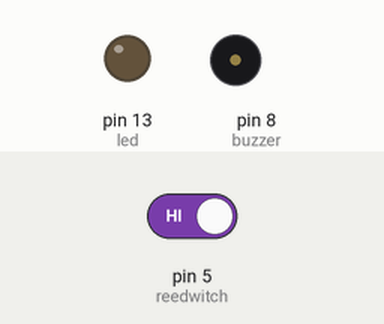
Bench run of a sketch on a simulated Arduino Uno, built with avr-gcc and run on an emulated ATmega328P. Parts: output pins drawn as LEDs (lit = HIGH), buzzer (waves = sounding, pin HIGH). Dashed ring = blinking. The test bench sets the inputs (shaded band); at power-on: pin 5 (reedwitch) HIGH.

Above: at 1.2 s.
1.3 s: pin 5 (reedwitch) driven LOW
At 1.4 s:
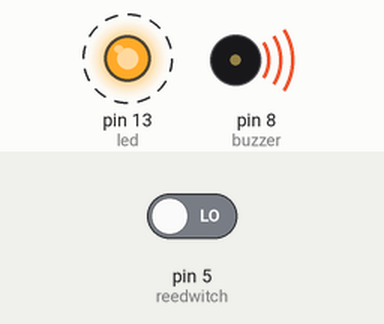
4.3 s: pin 5 (reedwitch) driven HIGH
At 4.7 s:
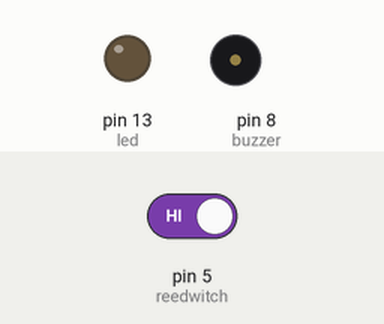
Timing chart, 0 to 7.3 s (numbered marks = the images above; inputs shaded):
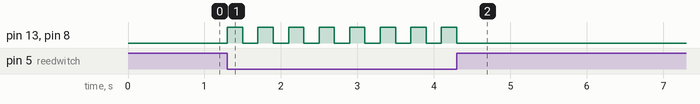

The sketch:

PUERTA_ALARMA.ino
```cpp
int led=13;
int reedwitch= 5;
int buzzer=8;
int val=0;

void setup() {
 pinMode (led,OUTPUT);
 pinMode (reedwitch,INPUT);
 pinMode (buzzer,OUTPUT);

}

void loop() {
val =digitalRead(reedwitch);

if(val==LOW){
  digitalWrite(led,HIGH);
  digitalWrite(buzzer,HIGH);
  delay(200);
  digitalWrite(led,LOW);
  digitalWrite(buzzer,LOW);
   delay(200);}
  else{
    digitalWrite(led,LOW);
    digitalWrite(buzzer,LOW);
    Serial.println ("CAMPO DETECTADO");
  }
}
```

Measured:
- after the input at 1.3 s, pin 13 (led), pin 8 (buzzer): alternates HIGH for 0.20 s and LOW for 0.20 s, starting at once
- after the input at 4.3 s, pin 13 (led), pin 8 (buzzer): goes on until 4.3 s, then stays LOW
